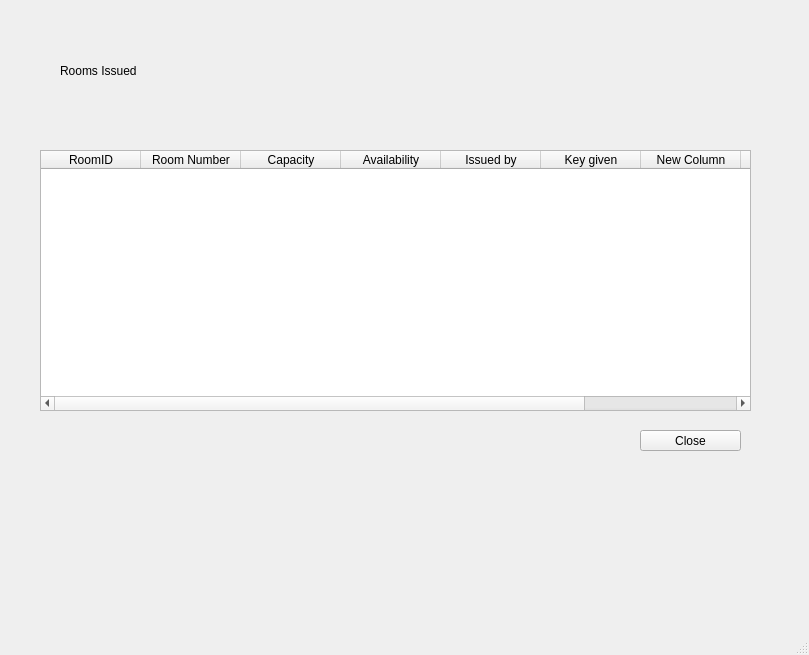
<?xml version="1.0" encoding="UTF-8"?>
<ui version="4.0">
 <class>MainWindow</class>
 <widget class="QMainWindow" name="MainWindow">
  <property name="geometry">
   <rect>
    <x>0</x>
    <y>0</y>
    <width>809</width>
    <height>655</height>
   </rect>
  </property>
  <property name="windowTitle">
   <string>MainWindow</string>
  </property>
  <widget class="QWidget" name="centralwidget">
   <widget class="QTableWidget" name="roomsTableWidget">
    <property name="geometry">
     <rect>
      <x>40</x>
      <y>150</y>
      <width>711</width>
      <height>261</height>
     </rect>
    </property>
    <column>
     <property name="text">
      <string>RoomID</string>
     </property>
    </column>
    <column>
     <property name="text">
      <string>Room Number</string>
     </property>
    </column>
    <column>
     <property name="text">
      <string>Capacity</string>
     </property>
    </column>
    <column>
     <property name="text">
      <string>Availability</string>
     </property>
    </column>
    <column>
     <property name="text">
      <string>Issued by</string>
     </property>
    </column>
    <column>
     <property name="text">
      <string>Key given</string>
     </property>
    </column>
    <column>
     <property name="text">
      <string>New Column</string>
     </property>
    </column>
    <column>
     <property name="text">
      <string>Return time</string>
     </property>
    </column>
    <column>
     <property name="text">
      <string/>
     </property>
    </column>
   </widget>
   <widget class="QPushButton" name="close_pushButton">
    <property name="geometry">
     <rect>
      <x>640</x>
      <y>430</y>
      <width>101</width>
      <height>21</height>
     </rect>
    </property>
    <property name="text">
     <string>Close</string>
    </property>
   </widget>
   <widget class="QLabel" name="roomsIssued_label">
    <property name="geometry">
     <rect>
      <x>60</x>
      <y>40</y>
      <width>151</width>
      <height>61</height>
     </rect>
    </property>
    <property name="text">
     <string>Rooms Issued</string>
    </property>
   </widget>
  </widget>
  <widget class="QMenuBar" name="menubar">
   <property name="geometry">
    <rect>
     <x>0</x>
     <y>0</y>
     <width>809</width>
     <height>22</height>
    </rect>
   </property>
  </widget>
  <widget class="QStatusBar" name="statusbar"/>
 </widget>
 <resources/>
 <connections/>
</ui>
